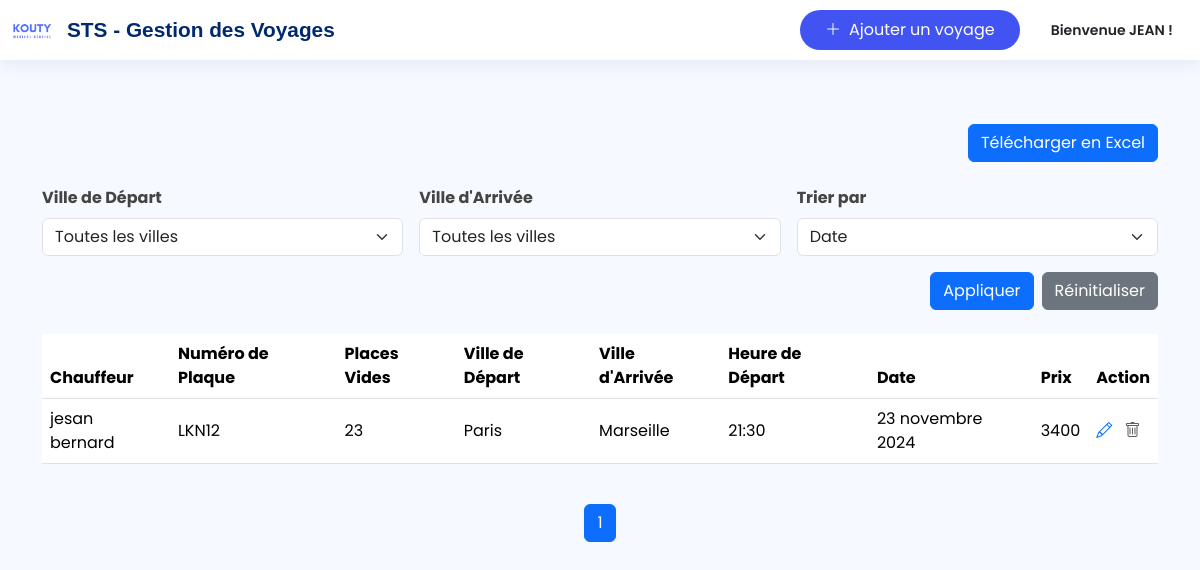
The page /adminPage/ (signed in) on the database its author committed.
### voyage/models.py (models this page shows, shortened)
class Voyage(models.Model):
    id = models.AutoField(primary_key=True)
    NomChauffeur = models.CharField(max_length=100)
    plaque = models.CharField(max_length=100)
    NbrPlaceVide = models.IntegerField()
    VilleDepart = models.CharField(max_length=100)
    VilleArrivee = models.CharField(max_length=100)
    heureDepart = models.TimeField()
    Prix = models.IntegerField()
    date = models.DateField(auto_now_add=True,blank=True ,null=True)
    user = models.ForeignKey(User, on_delete=models.CASCADE, related_name="voyages",default=1)

### voyage/views.py (the view)
# urls.py: path('adminPage/', views.adminPage, name='home1'),
@login_required(login_url='login')
def adminPage(request):
    voyages = Voyage.objects.filter(user=request.user)
    days_ago = timezone.now() - timedelta(days=2)
    voyages = voyages.annotate(
        recent=Case(
            When(date__gte=days_ago, then=Value(True)),  # Si la date est >= il y a 2 jours
            default=Value(False),  # Sinon False
            output_field=BooleanField(),
        )
    )
    ville_depart = request.GET.get('ville_depart')
    ville_arrivee = request.GET.get('ville_arrivee')
    if ville_depart:
        voyages = voyages.filter(VilleDepart=ville_depart)
    if ville_arrivee:
        voyages = voyages.filter(VilleArrivee=ville_arrivee)
    sort_by = request.GET.get('sort_by', 'date')  # Tri par défaut par date
    if sort_by in ['date', 'Prix', 'NbrPlaceVide']:
        voyages = voyages.order_by(sort_by)
    paginator = Paginator(voyages, 10)
    page_number = request.GET.get('page')
    page_obj = paginator.get_page(page_number)
    today_minus_seven_days = timezone.now() - timedelta(days=7)
    context = {
        'Voyages': page_obj,
        'ville_depart': ville_depart,
        'ville_arrivee': ville_arrivee,
        'sort_by': sort_by,
    }
    return render(request, 'accueil.html', context)

### templates/accueil.html (shortened to what this page needs)
{% include 'base.html' %}
{% block content %}
<div class="container mt-4">
    <div class="d-flex justify-content-end mb-4">
        <a href="{% url 'export_voyages' %}" class="btn btn-primary" onclick="return confirm('Voulez-vous télécharger le fichier Excel ?');">
            Télécharger en Excel
        </a>
    </div>
    <form method="get" class="mb-4">
        <div class="row g-3">
            <div class="col-md-4">
                <label for="ville_depart" class="form-label fw-bold">Ville de Départ</label>
                <select id="ville_depart" name="ville_depart" class="form-select">
                    <option value="" {% if ville_depart == "" %}selected{% endif %}>Toutes les villes</option>
                </select>
            </div>
            <div class="col-md-4">
                <label for="ville_arrivee" class="form-label fw-bold">Ville d'Arrivée</label>
                <select id="ville_arrivee" name="ville_arrivee" class="form-select">
                    <option value="" {% if ville_depart == "" %}selected{% endif %}>Toutes les villes</option>
                    <option value="Lomé" {% if ville_depart == "Lomé" %}selected{% endif %}>Lomé</option>                </select>
            </div>
            <div class="col-md-4">
                <label for="sort_by" class="form-label fw-bold">Trier par</label>
                <select id="sort_by" name="sort_by" class="form-select">
                    <option value="date" {% if sort_by == "date" %}selected{% endif %}>Date</option>
                </select>
            </div>
        </div>
        <div class="mt-3 d-flex justify-content-end">
            <button type="submit" class="btn btn-primary me-2">Appliquer</button>
            <a href="{% url 'home1' %}" class="btn btn-secondary">Réinitialiser</a>
        </div>
    </form>
    <div class="table-responsive" style="overflow:auto;">
        <table class="table table-hover align-middle">
            <thead>
                <tr>
                    <th>Chauffeur</th>
                    <th>Numéro de Plaque</th>
                    <th>Places Vides</th>
                    <th>Ville de Départ</th>
                    <th>Ville d'Arrivée</th>
                    <th>Heure de Départ</th>
                    <th>Date</th>
                    <th>Prix</th>
                    <th>Action</th>
                </tr>
            </thead>
            <tbody>
                {% for voyage in Voyages %}
                <tr>
                    <td>{{ voyage.NomChauffeur }}</td>
                    <td>{{ voyage.plaque }}</td>
                    <td>{{ voyage.NbrPlaceVide }}</td>
                    <td>{{ voyage.VilleDepart }}</td>
                    <td>{{ voyage.VilleArrivee }}</td>
                    <td>{{ voyage.heureDepart }}</td>
                    <td>{{ voyage.date }}</td>
                    <td>{{ voyage.Prix }}</td>
                    <td>
                        <a href="{% url 'modifier_voyage' voyage.pk %}" class="text-primary">
                            <i class="bi bi-pencil"></i>
                        </a>
                        {% if voyage.recent %}
                            <a href="{% url 'supprimer_voyage' voyage.pk %}" class="text-danger ms-2"
                               onclick="return confirm('Êtes-vous sûr de vouloir supprimer ce voyage ?');">
                                <i class="bi bi-trash"></i>
                            </a>
                        {% else %}
                            <span class="tooltip-disabled text-muted ms-2" style="cursor: not-allowed;">
                                <i class="bi bi-trash"></i>
                            </span>
                        {% endif %}
                    </td>
                </tr>
                {% empty %}
                <tr>
                    <td colspan="9" class="text-center">Aucun voyage trouvé.</td>
                </tr>
                {% endfor %}
            </tbody>
        </table>
    </div>
    <nav class="mt-4">
        <ul class="pagination justify-content-center">
            {% for num in Voyages.paginator.page_range %}
                {% if num == Voyages.number %}
                    <li class="page-item active">
                        <a class="page-link">{{ num }}</a>
                    </li>
                {% elif num >= Voyages.number|add:'-2' and num <= Voyages.number|add:'2' %}
                    <li class="page-item">
                        <a class="page-link" href="?page={{ num }}">{{ num }}</a>
                    </li>
                {% endif %}
            {% endfor %}
        </ul>
    </nav>
</div>
{% endblock %}

### templates/base.html (shortened to what this page needs)
{% load static %}
<!DOCTYPE html>
<html lang="fr">
<head>
    <link href="{% static 'vendor/bootstrap/css/bootstrap.min.css' %}" rel="stylesheet">
    <link href="{% static 'vendor/bootstrap-icons/bootstrap-icons.css' %}" rel="stylesheet">
    <link href="{% static 'vendor/boxicons/css/boxicons.min.css' %}" rel="stylesheet">
    <link href="{% static 'vendor/simple-datatables/style.css' %}" rel="stylesheet">
    <link href="{% static 'css/style.css' %}" rel="stylesheet">
</head>
<body>
    <header id="header" class="header fixed-top d-flex align-items-center">
        <div class="container-fluid d-flex align-items-center justify-content-between">
            <a href="{% url 'home0' %}" class="logo d-flex align-items-center text-decoration-none">
                <img src="{% static 'img/kouty.png' %}" alt="Logo">
                <span>STS - Gestion des Voyages</span>
            </a>
            <nav class="header-nav ms-auto">
                <ul class="d-flex align-items-center mb-0 list-unstyled">
                    <li class="d-none d-lg-block me-3">
                        <a href="{% url 'ajout_voyage' %}" class="btn btn-add-voyage">
                            <i class="bi bi-plus-lg"></i>
                            Ajouter un voyage
                        </a>
                    </li>
                    <li class="nav-item dropdown">
                        <a class="nav-profile d-flex align-items-center text-decoration-none" href="#" data-bs-toggle="dropdown">
                            <span class="d-none d-md-block text-dark">Bienvenue {{ user.username|upper}} !</span>
                        </a>
                    </li>
                </ul>
            </nav>
        </div>
    </header>
    <main id="main" class="main">
    </main>
</body>
</html>

### static/css/style.css (style rules this page uses)
:root { scroll-behavior: smooth; }
body { font-family: "Open Sans", sans-serif; background: #f6f9ff; color: #444444; }
a { color: #4154f1; text-decoration: none; }
#main { margin-top: 60px; padding: 20px 30px; transition: all 0.3s; }
.logo { line-height: 1; }
@media (min-width: 1200px) { .logo { width: 380px; } }
.logo img { max-height: 26px; margin-right: 6px; }
.logo span { font-size: 26px; font-weight: 700; color: #012970; font-family: "Nunito", sans-serif; }
.header { transition: all 0.5s; z-index: 997; height: 60px; box-shadow: 0px 2px 20px rgba(1, 41, 112, 0.1); background-color: #fff; padding-left: 20px; }
.header-nav ul { list-style: none; }
.header-nav>ul { margin: 0; padding: 0; }
.header-nav .nav-profile { color: #012970; }
.header-nav .nav-profile span { font-size: 14px; font-weight: 600; }
@media (min-width: 1200px) { #main, #footer { margin-left: 300px; } }
.tooltip-disabled { position: relative; display: inline-block; }

### templates/base.html (style rules this page uses)
:root { --primary-color: #4154f1; --secondary-color: #717ff5; }
body { font-family: 'Poppins', sans-serif; background-color: #f6f9ff; }
.header { background-color: #fff; padding: 15px 0; transition: all 0.3s; }
.logo img { max-height: 40px; margin-right: 15px; }
.logo span { color: #012970; font-size: 1.3rem; font-weight: 600; }
.btn-add-voyage { background-color: var(--primary-color); color: #fff; border-radius: 50px; padding: 8px 25px; transition: all 0.3s; border: none; display: flex; align-items: center; gap: 8px; }
.nav-profile { padding: 8px 15px; border-radius: 4px; }
.main { margin-top: 80px; padding: 20px; }

### rows shown on the page
Voyage: NomChauffeur "jesan bernard", plaque "LKN12", NbrPlaceVide "23", VilleDepart "Paris", VilleArrivee "Marseille", heureDepart "21:30", date "23 novembre 2024", Prix "3400"

### other values the page prints
{{ user.username|upper }} "JEAN"
{{ num }} "1"
